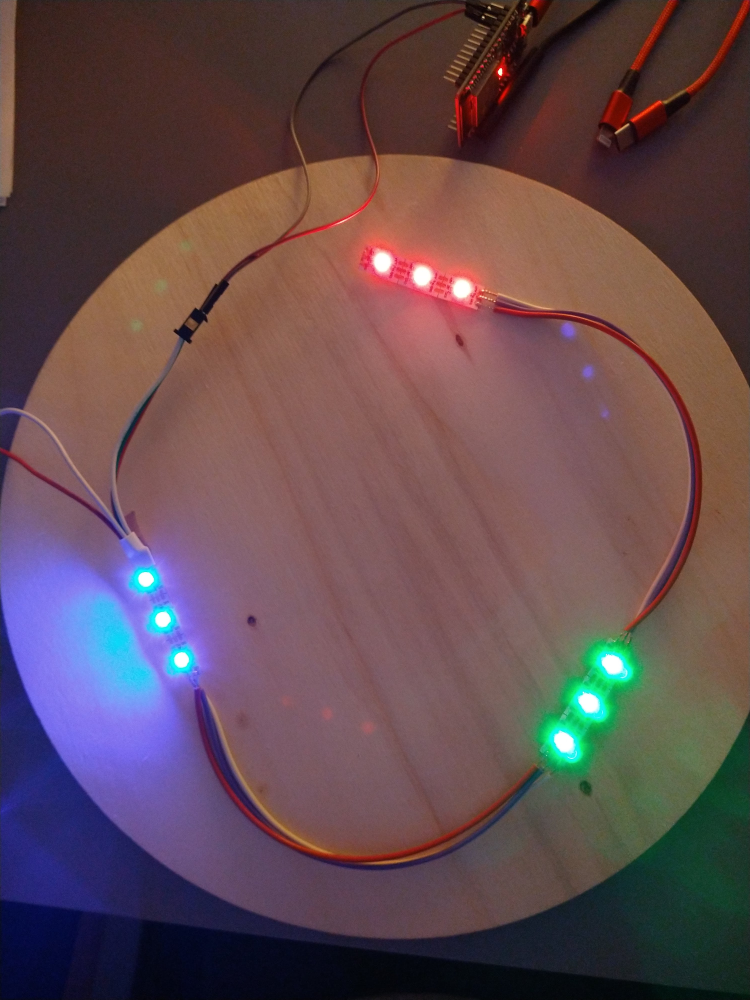
#> input picture test.jpg, 3000 x 4000 px (shown at 1/4 size)
$ python Main.py
#> lines starting #> are read from the running program, lines starting #| are printed output that depends on the picture; after the words box and inside, x2 and y2 are one past the last pixel; in counts of white or black regions, pixels touching at a corner belong together
#> (the call stopped at in init_triangle_for_detection, `response = requests.post(url=url, data=data)`: requests is not available in this run)
### DetectionService.py
from threading import Thread

import cv2
import numpy as np


class DetectionService:

    def __init__(self):
        self.window_name = "Image"

        self.stopped = False
        self.image = cv2.imread('test.jpg')
#> self.image is the input picture: shape (4000, 3000, 3); mean B, G, R 80.5, 75.1, 98.3
        self.red_img = None
        self.gree_img = None
        self.blue_img = None

        cv2.namedWindow('image')

        # create trackbars for color change
        # cv2.createTrackbar('lowH', self.window_name, 0, 179, self.set_value)
        '''cv2.createTrackbar('highH', self.image, 179, 179, nothing)

        cv2.createTrackbar('lowS', self.image, 0, 255, nothing)
        cv2.createTrackbar('highS', self.image, 255, 255, nothing)

        cv2.createTrackbar('lowV', self.image, 0, 255, nothing)
        cv2.createTrackbar('highV', self.image, 255, 255, nothing)'''

    @staticmethod
    def set_value(value):
        print(value)

    # [5 lines left out: function scale, not called in this run]

    def start_show(self):
        Thread(target=self.show, args=()).start()
        return self

    def stop_show(self):
        self.stopped = True

    def show(self):
        while not self.stopped:
            if self.image is not None:
                cv2.imshow("Image", self.image)
            if self.red_img is not None:
                cv2.imshow("Red", self.red_img)
            if self.gree_img is not None:
                cv2.imshow("Green", self.gree_img)
            if self.blue_img is not None:
                cv2.imshow("Blue", self.blue_img)
            if cv2.waitKey(1) == ord("q"):
#> (key q is pressed here)
                self.stopped = True

            low_h = cv2.getTrackbarPos('lowH', 'image')
            high_h = cv2.getTrackbarPos('highH', 'image')
            low_s = cv2.getTrackbarPos('lowS', 'image')
            high_s = cv2.getTrackbarPos('highS', 'image')
            low_v = cv2.getTrackbarPos('lowV', 'image')
            high_v = cv2.getTrackbarPos('highV', 'image')

            hsv = cv2.cvtColor(self.image, cv2.COLOR_BGR2HSV)

            lower_hsv = np.array([low_h, low_s, low_v])
            higher_hsv = np.array([high_h, high_s, high_v])

            mask = cv2.inRange(hsv, lower_hsv, higher_hsv)

            self.red_img = cv2.bitwise_and(self.image, self.image, mask=mask)

    def get_red_segment(self):
        hsv = cv2.cvtColor(self.image, cv2.COLOR_BGR2HSV)
#> hsv: shape (4000, 3000, 3); mean H, S, V 73.2, 111.2, 112.7
        light_red = np.array([161, 155, 84])
        dark_red = np.array([179, 255, 255])
        mask = cv2.inRange(hsv, light_red, dark_red)
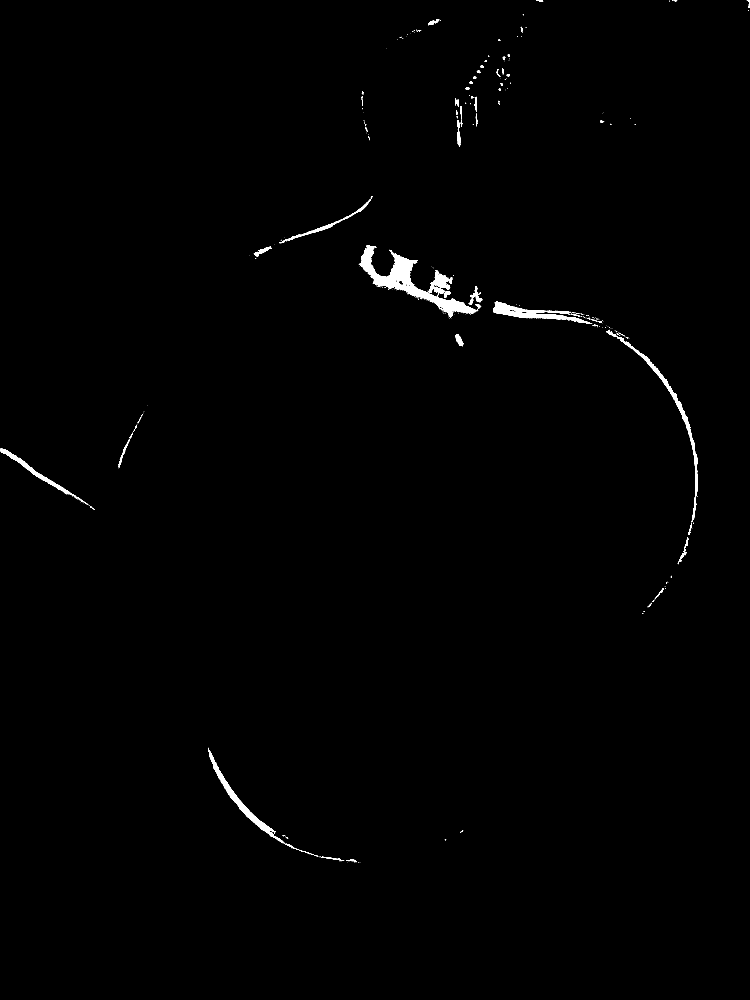
#> mask: shape (4000, 3000) (shown at 1/4 size); 0.63% white; 467 white regions (387 under 20 px), largest, box (x1, y1, x2, y2) and area: (1435, 982, 1907, 1272) 25844, (2424, 1322, 2792, 2090) 9441, (1972, 1205, 2369, 1296) 9178
        self.red_img = cv2.bitwise_and(self.image, self.image, mask=mask)

    def get_blue_segment(self):
        hsv = cv2.cvtColor(self.image, cv2.COLOR_BGR2HSV)
        light_blue = np.array([110, 50, 50])
        dark_blue = np.array([130, 255, 255])
        mask = cv2.inRange(hsv, light_blue, dark_blue)
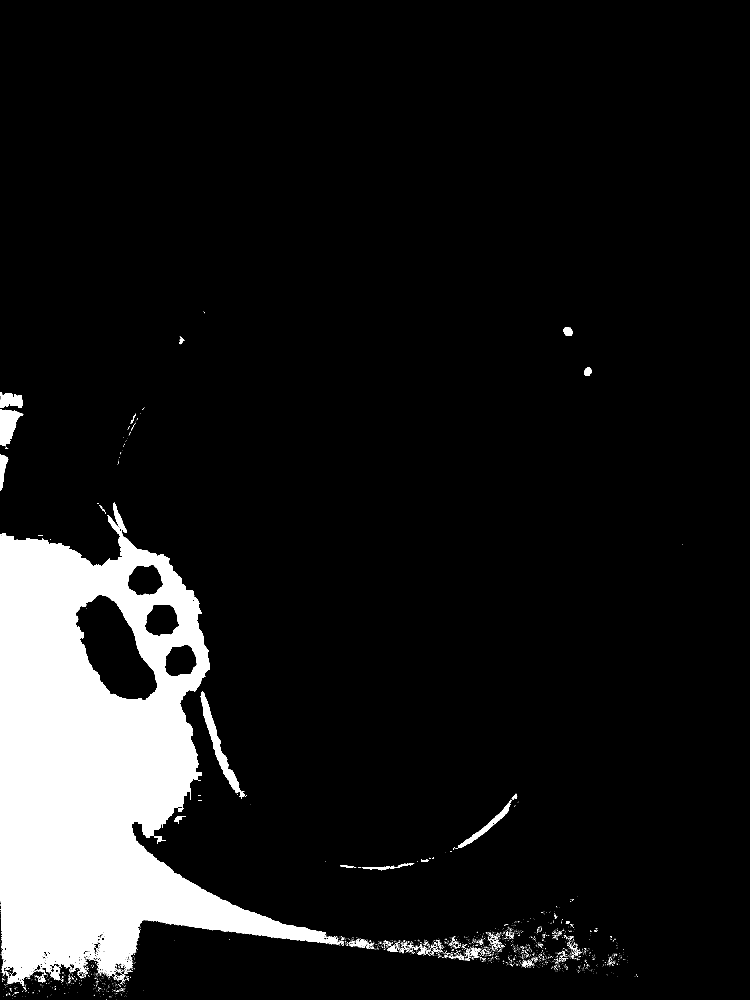
#> mask: shape (4000, 3000) (shown at 1/4 size); 9.9% white; 3668 white regions (3552 under 20 px), largest, box (x1, y1, x2, y2) and area: (0, 2060, 1354, 3936) 1130498, (803, 2766, 984, 3190) 11663, (0, 1636, 93, 1782) 8147
        self.blue_img = cv2.bitwise_and(self.image, self.image, mask=mask)
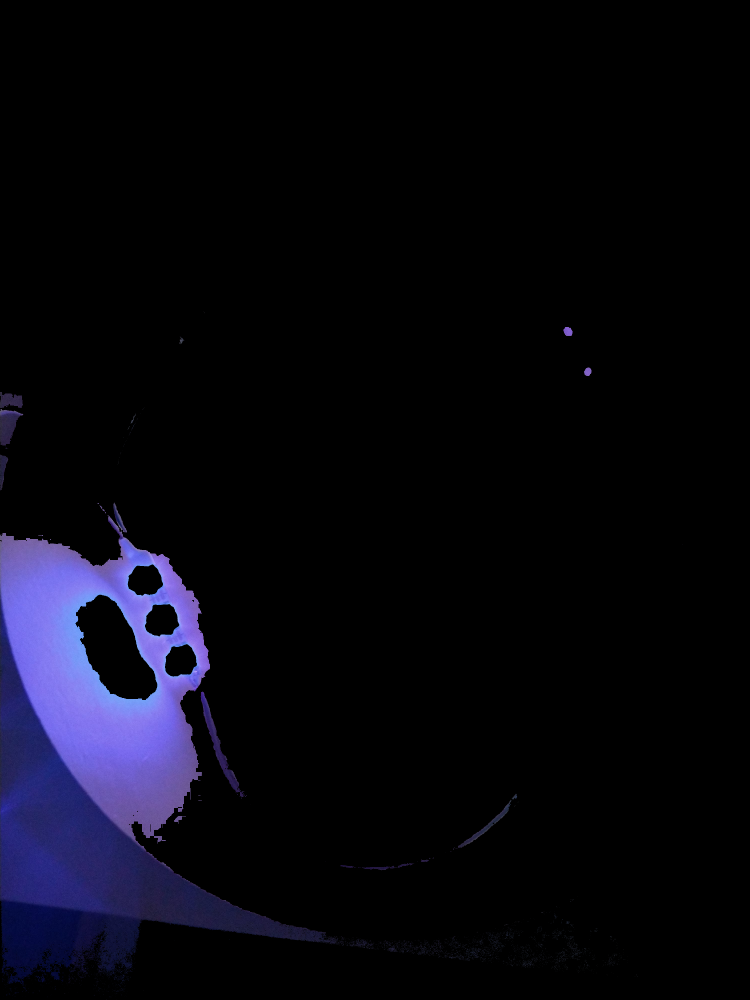
#> self.blue_img: shape (4000, 3000, 3) (shown at 1/4 size); mean B, G, R 15.1, 6.9, 7.4

### WledService.py
import json

import requests as requests


class WledService:

    def __init__(self, ip):
        self.ip = ip

    def init_triangle_for_detection(self, triangle):
        url = "http://" + self.ip + "/json/state"
        data = json.dumps(triangle, default=lambda o: o.__dict__, sort_keys=True, indent=4)
        response = requests.post(url=url, data=data)

        if response.status_code == 200:
            print("init started")

### domain/Segment.py
import json


class Segment:

    def __init__(self, start, stop, len):
        self.start = start
        self.stop = stop
        self.len = len
        self.on = True
        self.col = []

### domain/Triangle.py
class Triangle:

    def __init__(self):
        self.bri = 50
        self.seg = []

    def set_bri(self, percent):
        self.bri = int((255 / 100) * percent)

### Main.py
import os

from DetectionService import DetectionService
from WledService import WledService
from domain.Segment import Segment
from domain.Triangle import Triangle


def create_test_segment():
    triangle = Triangle()
    triangle.set_bri(2)

    segment = Segment(0, 3, 3)
    segment.col.append([0, 0, 255])
    triangle.seg.append(segment)

    segment = Segment(3, 6, 3)
    segment.col.append([0, 255, 0])
    triangle.seg.append(segment)

    segment = Segment(6, 9, 3)
    segment.col.append([255, 0, 0])
    triangle.seg.append(segment)

    return triangle


if __name__ == "__main__":
    # os.environ["QT_QPA_PLATFORM"] = "wayland"
    wled_service = WledService("10.10.12.145")

    test_triangle = create_test_segment()
    wled_service.init_triangle_for_detection(test_triangle)

    detection_service = DetectionService()
    detection_service.start_show()

    detection_service.get_red_segment()
    detection_service.get_blue_segment()
